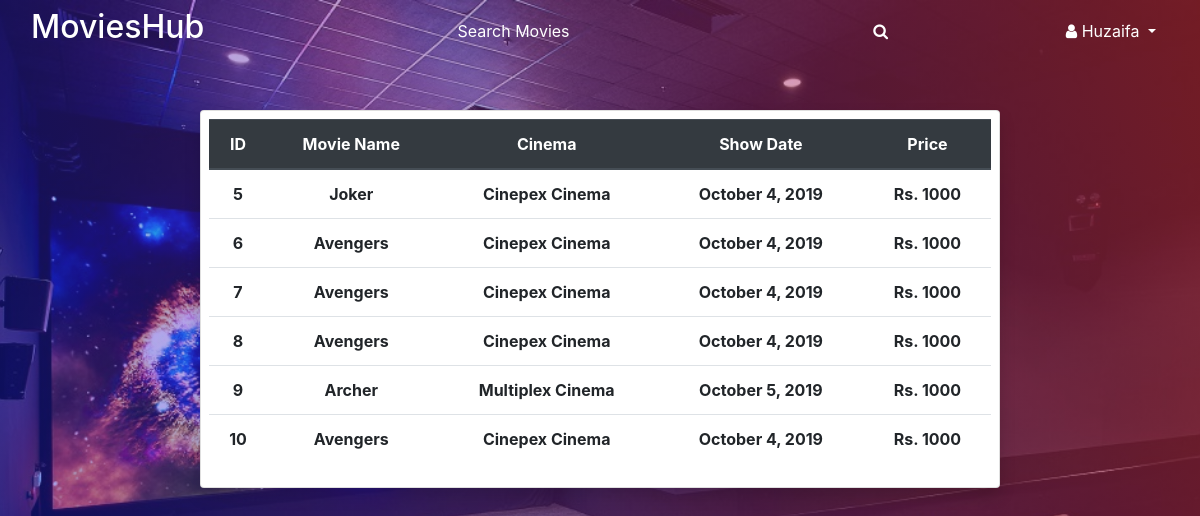
Page /bookings (signed in) on the committed database.
### reservations/models.py (models this page shows, shortened)
class Bookings(models.Model):
    user = models.ForeignKey(User, on_delete=models.CASCADE)
    shows = models.ForeignKey(Shows, on_delete=models.CASCADE)
    useat = models.CharField(max_length=100)

class Shows(models.Model):
    shows=models.AutoField(primary_key=True)
    cinema=models.ForeignKey('Cinema',on_delete=models.CASCADE, related_name='cinema_show')
    movie=models.ForeignKey('Movie',on_delete=models.CASCADE, related_name='movie_show')
    time=models.CharField(max_length=100)
    date=models.CharField(max_length=15, default="")
    price=models.IntegerField()

class Movie(models.Model):
    movie=models.AutoField(primary_key=True)
    movie_name=models.CharField(max_length=50)
    movie_trailer=models.CharField(max_length=300, default="null")
    movie_rdate=models.CharField(max_length=20, default="null")
    movie_des=models.TextField()
    movie_rating=models.DecimalField(max_digits=3, decimal_places=1)
    movie_poster=models.ImageField(upload_to='movies/poster', default="movies/poster/not.jpg")
    movie_poster2=models.ImageField(upload_to='movies/poster', default="movies/poster/not.jpg")
    movie_genre=models.CharField(max_length=50,default="Action | Comedy | Romance")
    movie_duration=models.CharField(max_length=10, default="2hr 45min")

class Cinema(models.Model):
    cinema=models.AutoField(primary_key=True)
    role=models.CharField(max_length=30,default='cinema_manager')
    cinema_name=models.CharField(max_length=50)
    phoneno=models.CharField(max_length=15)
    city=models.CharField(max_length=100)
    address=models.CharField(max_length=100)
    user = models.OneToOneField(User,on_delete=models.CASCADE)

### reservations/views.py (the view)
# urls.py: path('bookings',views.bookings, name='bookings'),
def bookings(request):
    user = request.user
    book = Bookings.objects.filter(user=user.pk)
    return render(request,"bookings.html", {'book':book} )

### reservations/templates/bookings.html (shortened to what this page needs)
{% extends 'base.html' %}
{% load static %}
{% block content %}
<div class="container-fluid box">
    <div class="row justify-content-center">
        <div class="col-8 card p-2 shadow mt-5">
            <table class="table text-center">
                <thead class="thead-dark">
                    <tr>
                        <th scope="col">ID</th>
                        <th scope="col">Movie Name</th>
                        <th scope="col">Cinema</th>
                        <th scope="col">Show Date</th>
                        <th scope="col">Price</th>
                    </tr>
                </thead>
                <tbody>
                    {% for b in book %}
                    <tr>
                        <th>{{b.pk}}</th>
                        <th>{{b.shows.movie.movie_name}}</th>
                        <th>{{b.shows.cinema.cinema_name}}</th>
                        <th>{{b.shows.date}}</th>
                        <th>Rs. {{b.shows.price}}</th>
                    </tr>
                    {% endfor %}
                </tbody>
            </table>
        </div>
    </div>
</div>
{% endblock %}

### reservations/templates/base.html (shortened to what this page needs)
{% load static %}
<!DOCTYPE html>
<html lang="en">
  <head>
    <link rel="stylesheet" href="https://stackpath.bootstrapcdn.com/font-awesome/4.7.0/css/font-awesome.min.css">
    <link rel="stylesheet" href="https://stackpath.bootstrapcdn.com/bootstrap/4.3.1/css/bootstrap.min.css">
</head>
  <body>
    <nav class="navbar navbar-light sticky-top" style="background-color: rgba(255, 255, 255, 0);">
        <div class="col-lg-3 col-md-4 col-8">
            <h2 class="Logo"> <a role="button" href="{% url 'index' %}" style="text-decoration: none; color: white;">MoviesHub</a></h2>
        </div>
        <div class="col-lg-5 col-4 d-none d-md-inline">
            <form class="row" action="#" method="GET">
                <div class="input-group col-12">
                    <input type="search" class="form-control search-text" placeholder="Search Movies">
                    <button type="submit" class="btn search"><i class="fa fa-search" aria-hidden="true"></i></button>
                </div>
            </form>
        </div>
        {% if user.is_authenticated %}
        <div class="col-auto">
            <div class="dropdown">
                <button class="btn block dropdown-toggle" type="button" id="dropdownMenuButton" data-toggle="dropdown" aria-haspopup="true" aria-expanded="false">
                    <i class="fa fa-user" aria-hidden="true"></i> {{ user.first_name }}
                </button>
            </div>
        </div>
        {% endif %}
    </nav>
    {% block content %}
    {% endblock %}
</body>
</html>

### reservations/templates/bookings.html (style rules this page uses)
body { background: linear-gradient(250deg, #dc354585, #0524ff61), url(/media/movies/poster/bookings.jpg); height: 100vh; background-position: center; background-repeat: no-repeat; background-size: cover; }

### reservations/templates/base.html (style rules this page uses)
.form-control.search-text { background-color: rgba(255, 255, 255, 0); border: 1px solid rgba(255, 255, 255, 0); color: white; }
.form-control.search-text::placeholder { color: rgba(255, 255, 255, 1); }
.btn.search { background-color: rgba(255, 255, 255, 0); }
.btn.search i { color: rgba(255, 255, 255, 1); }
.btn.block { color: rgba(255, 255, 255, 1); }
body { background-color: black; color: white; }

### rows in the picture
Bookings: pk "5", shows.movie.movie_name "Joker", shows.cinema.cinema_name "Cinepex Cinema", shows "October 4, 2019", shows.price "1000"
Bookings: pk "6", shows.movie.movie_name "Avengers", shows.cinema.cinema_name "Cinepex Cinema", shows "October 4, 2019", shows.price "1000"
Bookings: pk "7", shows.movie.movie_name "Avengers", shows.cinema.cinema_name "Cinepex Cinema", shows "October 4, 2019", shows.price "1000"
Bookings: pk "8", shows.movie.movie_name "Avengers", shows.cinema.cinema_name "Cinepex Cinema", shows "October 4, 2019", shows.price "1000"
Bookings: pk "9", shows.movie.movie_name "Archer", shows.cinema.cinema_name "Multiplex Cinema", shows "October 5, 2019", shows.price "1000"
Bookings: pk "10", shows.movie.movie_name "Avengers", shows.cinema.cinema_name "Cinepex Cinema", shows "October 4, 2019", shows.price "1000"

### other values in the picture
{{ user.first_name }} "Huzaifa"
